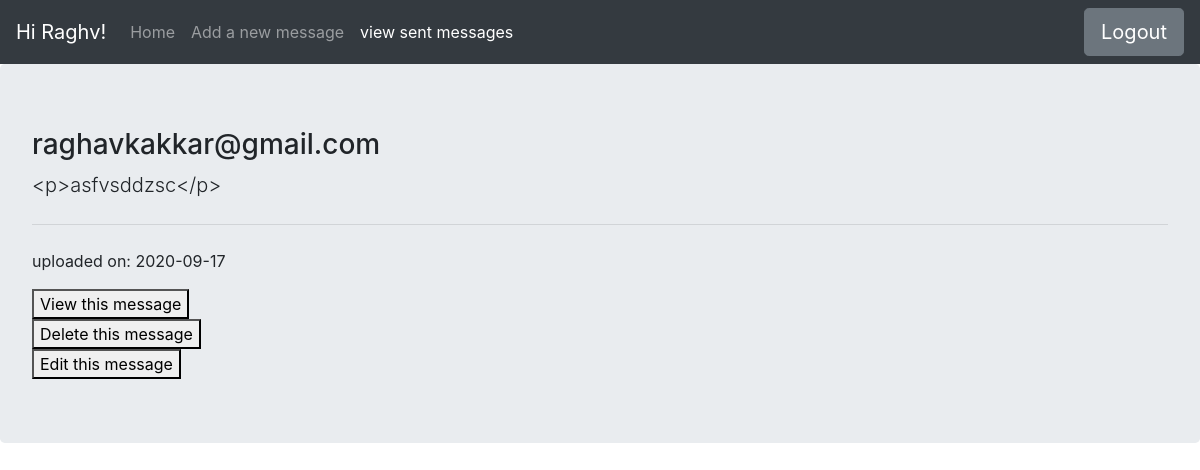
Screenshot of /viewall.html (signed in) with the database file from the repository.
### tables this page shows
CREATE TABLE messages (message_id INTEGER PRIMARY KEY,user_id int,recipient_id int,date_sent date,content text);

### server.py (the view)
@app.route('/viewall.html')
def viewall():
    data = backend.display_user_posts(session['user_pk'])
    if 'user_id' in session:
        return render_template('viewall.html',data=data,name=session['user_id'])
    else:
        return redirect('/index.html')

### backend.py (called while the page is built)
def display_user_posts(user_pk):
    conn = sqlite3.connect('messaging.db')
    cur = conn.cursor()
    cur.execute("Select * from messages where user_id={}".format(user_pk))
    rows = cur.fetchall()
    conn.close()
    return rows

### templates/viewall.html (shortened to what this page needs)
<!doctype html>
<html lang="en">
  <head>
    <link rel="stylesheet" href="https://stackpath.bootstrapcdn.com/bootstrap/4.5.1/css/bootstrap.min.css">
  </head>
  <body>
    <nav class="navbar navbar-expand-lg navbar-dark bg-dark">
  <a class="navbar-brand" href="#">Hi {{name}}!</a>
  <div class="collapse navbar-collapse" id="navbarText">
    <ul class="navbar-nav mr-auto">
      <li class="nav-item">
        <a class="nav-link" href="./dashboard.html">Home</a>
      </li>
      <li class="nav-item">
        <a class="nav-link" href="./newmessage.html">Add a new message</a>
      </li>
      <li class="nav-item active">
        <a class="nav-link" href="">view sent messages<span class="sr-only">(current)</span></a>
      </li>
    </ul>
    <form action='logout' method='post'>
    <button type="submit" class="btn btn-secondary btn-lg">Logout</button>
    </form>
  </div>
</nav>
{% for post in data %}
  <div class="jumbotron">
  <h3 class="display-5">{{post[2]}}</h3>
  <p class="lead">{{post[4]}}</p>
  <hr class="my-4">
  <p> uploaded on: {{post[3]}}</p>
  <form action="viewthispost/{{post[0]}}" method="post">
    <button>View this message</button>
  </form>
  <form action="deletepost/{{post[0]}}" method="post">
    <button>Delete this message</button>
  </form>
  <form>
    <button>Edit this message</button>
  </form>
</div>
{% endfor %}
  </body>
</html>

### rows the page displays
messages: recipient "raghavkakkar@gmail.com", content "<p>asfvsddzsc</p>", date_sent "2020-09-17"

### other values shown
{{ name }} "Raghv"
